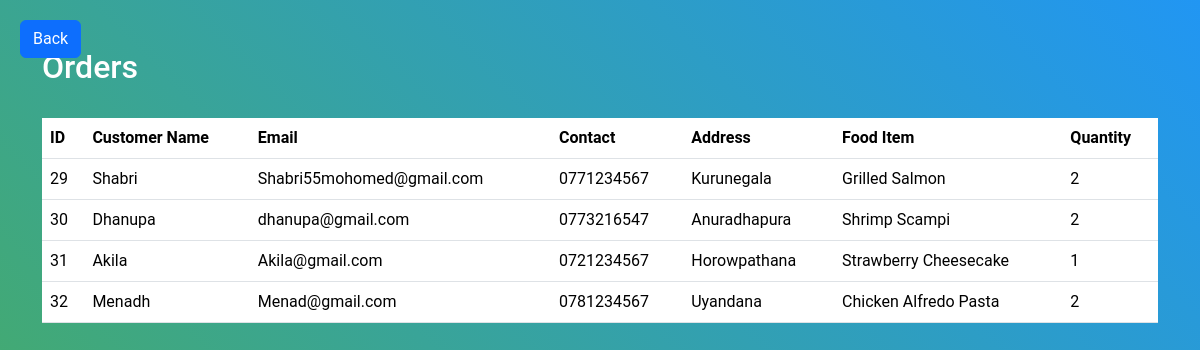
Page /checkOrders.php on the committed database.
### tables this page shows
CREATE TABLE `orders` (
  `id` int(11) NOT NULL,
  `customer_name` varchar(55) NOT NULL,
  `customer_email` varchar(55) NOT NULL,
  `customer_phone` varchar(10) NOT NULL,
  `address` varchar(225) NOT NULL,
  `item_name` varchar(55) NOT NULL,
  `quantity` int(11) NOT NULL
);

### checkOrders.php (the view, shortened to what this page needs)
<!DOCTYPE html>
<html lang="en">
<head>
    <link rel="stylesheet" href="https://cdn.jsdelivr.net/npm/bootstrap@5.3.2/dist/css/bootstrap.min.css">
</head>
<body>
    <a class="btn btn-primary back-button" href="staffHome.php">
        <i class="fas fa-arrow-left"></i> Back
    </a>
    <div class="container my-5">
        <h2> Orders </h2>
            <br>
            <table class="table">
                <thead>
                    <tr>
                        <th>ID</th>
                        <th>Customer Name</th>
                        <th>Email</th>
                        <th>Contact</th>
                        <th>Address</th>
                        <th>Food Item</th>
                        <th>Quantity</th>
                    </tr>
                </thead>
                <tbody>
                    <?php
                        $servername = "localhost";
                        $username = "root";
                        $password = "";
                        $database = "The_Outer_Clove";
                        $connection = new mysqli($servername,$username,$password,$database);
                        $sql = "SELECT * FROM orders";
                        $result = $connection->query($sql);
                        while ($row = $result->fetch_assoc()) {
                            echo "
                                <tr>
                                    <td>$row[id]</td>
                                    <td>$row[customer_name]</td>
                                    <td>$row[customer_email]</td>
                                    <td>$row[customer_phone]</td>
                                    <td>$row[address]</td>
                                    <td>$row[item_name]</td>
                                    <td>$row[quantity]</td>
                                </tr>";
                        }
                    ?>
                </tbody>
            </table>
    </div>
</body>
</html>

### checkOrders.php (style rules this page uses)
body { font-family: 'Roboto', sans-serif; background: linear-gradient(45deg, #4CAF50, #2196F3); color: #fff; margin: 0; display: flex; justify-content: center; min-height: 100vh; }
.back-button { position: fixed; top: 20px; left: 20px; }

### rows in the picture
orders: id "29", customer_name "Shabri", customer_email "Shabri55mohomed@gmail.com", customer_phone "0771234567", address "Kurunegala", item_name "Grilled Salmon", quantity "2"
orders: id "30", customer_name "Dhanupa", customer_email "dhanupa@gmail.com", customer_phone "0773216547", address "Anuradhapura", item_name "Shrimp Scampi", quantity "2"
orders: id "31", customer_name "Akila", customer_email "Akila@gmail.com", customer_phone "0721234567", address "Horowpathana", item_name "Strawberry Cheesecake", quantity "1"
orders: id "32", customer_name "Menadh", customer_email "Menad@gmail.com", customer_phone "0781234567", address "Uyandana", item_name "Chicken Alfredo Pasta", quantity "2"
